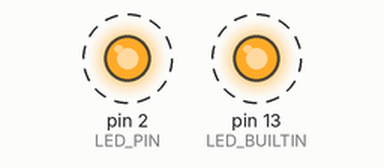
Bench run of a sketch on a simulated Arduino Uno, built with avr-gcc and run on an emulated ATmega328P. On the bench: output pins drawn as LEDs (lit = HIGH). Dashed ring = blinking. What the sketch prints to the serial monitor is not drawn.

Above: at 0.5 s.
Timing chart, 0 to 4.6 s (numbered marks = the images above):
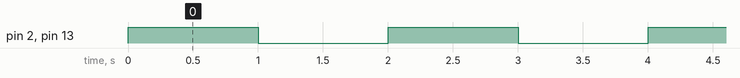

The sketch:

ir_led_blink.ino
```cpp
// Simple IR LED blink — toggle D3 every 1 s.
//
// No 38 kHz carrier: D3 is just driven HIGH then LOW. The IR LED itself emits
// invisibly, so swap in a red LED (with appropriate series resistor) to see it.
//
// Wiring matches howto 06: D3 -> R_base (2.2k) -> S9013 base, LED on collector.
// GPIO HIGH -> transistor saturates -> LED ON.
// GPIO LOW  -> transistor off       -> LED OFF.

#define LED_PIN 2
#define BAUD_RATE 4800

void setup() {
    pinMode(LED_PIN, OUTPUT);
    digitalWrite(LED_PIN, LOW);
    pinMode(LED_BUILTIN, OUTPUT);
    digitalWrite(LED_BUILTIN, LOW);

    Serial.begin(BAUD_RATE);
    Serial.println("ir_led_blink: D3 + onboard LED toggle every 1 s");
}

void loop() {
    digitalWrite(LED_PIN, HIGH);
    digitalWrite(LED_BUILTIN, HIGH);
    Serial.println("ON");
    delay(1000);

    digitalWrite(LED_PIN, LOW);
    digitalWrite(LED_BUILTIN, LOW);
    Serial.println("OFF");
    delay(1000);
}
```

Measured:
- by itself, pin 2 (LED_PIN), pin 13 (LED_BUILTIN): alternates HIGH for 1.0 s and LOW for 1.0 s
